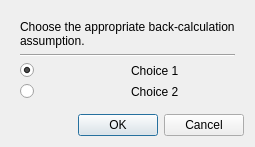
<?xml version="1.0" encoding="UTF-8"?>
<ui version="4.0">
 <class>ContinuousBackCalcResultForm</class>
 <widget class="QDialog" name="ContinuousBackCalcResultForm">
  <property name="geometry"><rect><x>0</x><y>0</y><width>0</width><height>0</height></rect></property>
  <property name="windowTitle"><string>Choose Back Calculation Result</string></property>
  <layout class="QVBoxLayout" name="dialog_layout">
   <item><widget class="QScrollArea" name="content_scroll">
    <property name="frameShape"><enum>QFrame::NoFrame</enum></property><property name="widgetResizable"><bool>true</bool></property><property name="horizontalScrollBarPolicy"><enum>Qt::ScrollBarAlwaysOff</enum></property><property name="verticalScrollBarPolicy"><enum>Qt::ScrollBarAsNeeded</enum></property>
    <widget class="QWidget" name="content_widget"><property name="geometry"><rect><x>0</x><y>0</y><width>0</width><height>0</height></rect></property>
     <layout class="QVBoxLayout" name="content_layout">
      <item><widget class="QLabel" name="info_label"><property name="text"><string>Choose the appropriate back-calculation assumption.</string></property><property name="wordWrap"><bool>true</bool></property></widget></item>
      <item><widget class="Line" name="line"><property name="orientation"><enum>Qt::Horizontal</enum></property></widget></item>
      <item><layout class="QHBoxLayout" name="choice1_layout"><item><widget class="QRadioButton" name="choice1_btn"><property name="text"><string/></property><property name="checked"><bool>true</bool></property></widget></item><item><widget class="QLabel" name="choice1_label"><property name="text"><string>Choice 1</string></property><property name="wordWrap"><bool>true</bool></property><property name="buddy"><cstring>choice1_btn</cstring></property></widget></item></layout></item>
      <item><layout class="QHBoxLayout" name="choice2_layout"><item><widget class="QRadioButton" name="choice2_btn"><property name="text"><string/></property></widget></item><item><widget class="QLabel" name="choice2_label"><property name="text"><string>Choice 2</string></property><property name="wordWrap"><bool>true</bool></property><property name="buddy"><cstring>choice2_btn</cstring></property></widget></item></layout></item>
     </layout>
    </widget>
   </widget></item>
   <item><widget class="QDialogButtonBox" name="buttonBox"><property name="orientation"><enum>Qt::Horizontal</enum></property><property name="standardButtons"><set>QDialogButtonBox::Cancel|QDialogButtonBox::Ok</set></property></widget></item>
  </layout>
 </widget>
 <tabstops><tabstop>choice1_btn</tabstop><tabstop>choice2_btn</tabstop><tabstop>buttonBox</tabstop></tabstops>
 <resources/>
 <connections><connection><sender>buttonBox</sender><signal>accepted()</signal><receiver>ContinuousBackCalcResultForm</receiver><slot>accept()</slot><hints/></connection><connection><sender>buttonBox</sender><signal>rejected()</signal><receiver>ContinuousBackCalcResultForm</receiver><slot>reject()</slot><hints/></connection></connections>
</ui>
